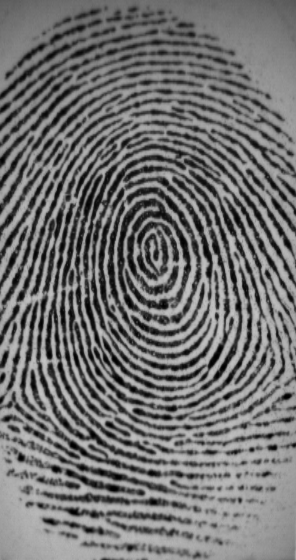
#> input picture database/permitted/101_1.tif, 296 x 560 px
$ python app.py   (older library calls are emulated)
#> lines starting #> are read from the running program, lines starting #| are printed output that depends on the picture; after the words box and inside, x2 and y2 are one past the last pixel; in counts of white or black regions, pixels touching at a corner belong together
#> the answer given: database/permitted/101_1.tif
#> in get_des, img is the input picture: shape (560, 296); min 0, max 197, mean 113.7
### enhance/ridge_segmentation.py
import numpy as np


def normalize(img, mean, std):
    normed = (img - np.mean(img)) / (np.std(img))
    return(normed)


def ridge_segment(im, blksze, thresh):

#> called with blksze = 16, thresh = 0.1
    rows, cols = im.shape
#> rows = 560; cols = 296

    # normalize to get zero mean and unit standard deviation
    im = normalize(im, 0, 1)

    new_rows = int(blksze * np.ceil((float(rows)) / (float(blksze))))
#> new_rows = 560
    new_cols = int(blksze * np.ceil((float(cols)) / (float(blksze))))
#> new_cols = 304

    padded_img = np.zeros((new_rows, new_cols))
    stddevim = np.zeros((new_rows, new_cols))

    padded_img[0:rows][:, 0:cols] = im

    for i in range(0, new_rows, blksze):
        for j in range(0, new_cols, blksze):
            block = padded_img[i:i + blksze][:, j:j + blksze]

            stddevim[i:i + blksze][:, j:j + \
                blksze] = np.std(block) * np.ones(block.shape)
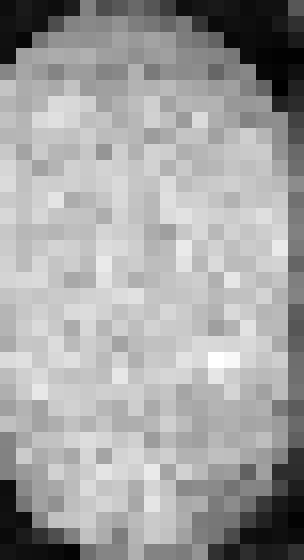
#> stddevim: shape (560, 304) float64; min 0.0705, max 1.37, mean 0.9; drawn with min black and max white

    stddevim = stddevim[0:rows][:, 0:cols]
#> stddevim: shape (560, 296) float64

    mask = stddevim > thresh
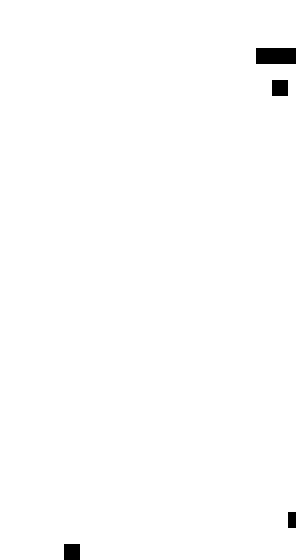
#> mask: shape (560, 296) bool; 99.2% white; 4 black regions, box (x1, y1, x2, y2) and area: (256, 48, 296, 64) 640, (272, 80, 288, 96) 256, (64, 544, 80, 560) 256, (288, 512, 296, 528) 128

    mean_val = np.mean(im[mask])
#> mean_val = -0.00367

    std_val = np.std(im[mask])
#> std_val = 1

    normim = (im - mean_val) / (std_val)

    return(normim, mask)

### enhance/ridge_orientation.py
import numpy as np
import cv2
from scipy import ndimage
from scipy import signal


def ridge_orient(im, gradientsigma, blocksigma, orientsmoothsigma):
#> called with gradientsigma = 1, blocksigma = 7, orientsmoothsigma = 7
    rows, cols = im.shape
#> rows = 560; cols = 296
    # Calculate image gradients.
    sze = np.fix(6 * gradientsigma)
    if np.remainder(sze, 2) == 0:
        sze = sze + 1

    gauss = cv2.getGaussianKernel(int(sze), gradientsigma)
    f = gauss * gauss.T

    fy, fx = np.gradient(f)  # Gradient of Gaussian

    #Gx = ndimage.convolve(np.double(im),fx);
    #Gy = ndimage.convolve(np.double(im),fy);

    Gx = signal.convolve2d(im, fx, mode='same')
    Gy = signal.convolve2d(im, fy, mode='same')

    Gxx = np.power(Gx, 2)
    Gyy = np.power(Gy, 2)
    Gxy = Gx * Gy

    # Now smooth the covariance data to perform a weighted summation of the
    # data.

    sze = np.fix(6 * blocksigma)

    gauss = cv2.getGaussianKernel(int(sze), blocksigma)
    f = gauss * gauss.T

    Gxx = ndimage.convolve(Gxx, f)
    Gyy = ndimage.convolve(Gyy, f)
    Gxy = 2 * ndimage.convolve(Gxy, f)

    # Analytic solution of principal direction
    denom = np.sqrt(np.power(Gxy, 2) + np.power((Gxx - Gyy), 2)
                    ) + np.finfo(float).eps

    sin2theta = Gxy / denom            # Sine and cosine of doubled angles
    cos2theta = (Gxx - Gyy) / denom

    if orientsmoothsigma:
        sze = np.fix(6 * orientsmoothsigma)
        if np.remainder(sze, 2) == 0:
            sze = sze + 1
        gauss = cv2.getGaussianKernel(int(sze), orientsmoothsigma)
        f = gauss * gauss.T
        cos2theta = ndimage.convolve(
            cos2theta, f)  # Smoothed sine and cosine of
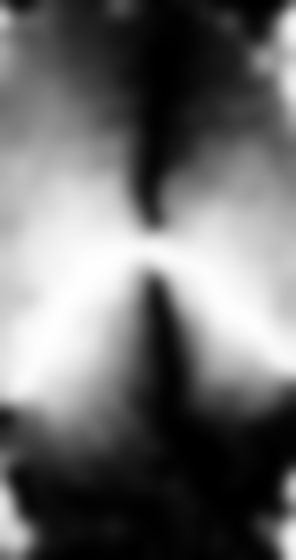
#> cos2theta: shape (560, 296) float64; min -0.999, max 0.995, mean -0.152; drawn with min black and max white
        sin2theta = ndimage.convolve(sin2theta, f)  # doubled angles
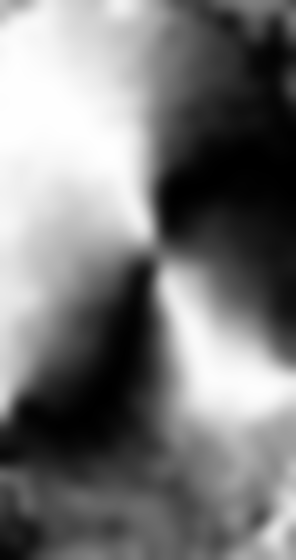
#> sin2theta: shape (560, 296) float64; min -0.997, max 0.999, mean -0.0454; drawn with min black and max white

    orientim = np.pi / 2 + np.arctan2(sin2theta, cos2theta) / 2
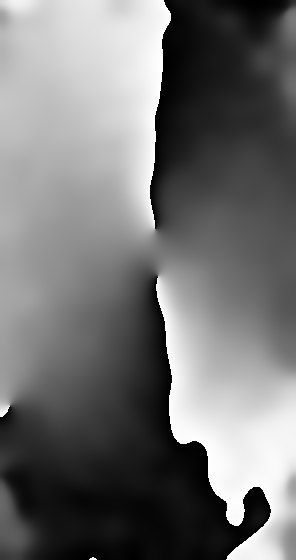
#> orientim: shape (560, 296) float64; min 1.59e-05, max 3.14, mean 1.41; drawn with min black and max white
    return(orientim)

### enhance/ridge_frequency.py
import numpy as np
#import math
#import scipy.ndimage
from .frequency import frequency


def ridge_freq(
        im,
        mask,
        orient,
        blksze,
        windsze,
        minWaveLength,
        maxWaveLength):
#> called with blksze = 38, windsze = 5, minWaveLength = 5, maxWaveLength = 15
    rows, cols = im.shape
#> rows = 560; cols = 296
    freq = np.zeros((rows, cols))

    for r in range(0, rows - blksze, blksze):
        for c in range(0, cols - blksze, blksze):
            blkim = im[r:r + blksze][:, c:c + blksze]
            blkor = orient[r:r + blksze][:, c:c + blksze]

            freq[r:r + blksze][:,
                               c:c + blksze] = frequency(blkim,
                                                        blkor,
                                                        windsze,
                                                        minWaveLength,
                                                        maxWaveLength)
#> this loop made 14 passes
#> pass 1, in frequency (call 3), `rotim = rotim[offset:offset + cropsze][:, offset:offset + cropsze]`:
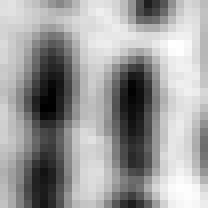
#> rotim: shape (26, 26) float64 (shown 8 times larger); min -1.86, max 0.876, mean -0.178; drawn with min black and max white
#> after the loop:
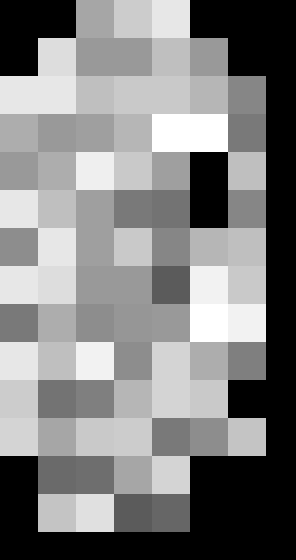
#> freq: shape (560, 296) float64; min 0, max 0.2, mean 0.101; drawn with min black and max white

    freq = freq * mask
    freq_1d = np.reshape(freq, (1, rows * cols))
    ind = np.where(freq_1d > 0)

    ind = np.array(ind)
    ind = ind[1, :]

    non_zero_elems_in_freq = freq_1d[0][ind]

    meanfreq = np.mean(non_zero_elems_in_freq)
    # does not work properly
    medianfreq = np.median(non_zero_elems_in_freq)
    return(freq, meanfreq)

### enhance/frequency.py
import numpy as np
import math
import scipy.ndimage
#import cv2


def frequency(im, orientim, windsze, minWaveLength, maxWaveLength):
    rows, cols = np.shape(im)

    # Find mean orientation within the block. This is done by averaging the
    # sines and cosines of the doubled angles before reconstructing the
    # angle again.  This avoids wraparound problems at the origin.

    cosorient = np.mean(np.cos(2 * orientim))
    sinorient = np.mean(np.sin(2 * orientim))
    orient = math.atan2(sinorient, cosorient) / 2

    # Rotate the image block so that the ridges are vertical

    #ROT_mat = cv2.getRotationMatrix2D((cols/2,rows/2),orient/np.pi*180 + 90,1)
    #rotim = cv2.warpAffine(im,ROT_mat,(cols,rows))
    rotim = scipy.ndimage.rotate(
        im,
        orient / np.pi * 180 + 90,
        axes=(
            1,
            0),
        reshape=False,
        order=3,
        mode='nearest')

    # Now crop the image so that the rotated image does not contain any
    # invalid regions.  This prevents the projection down the columns
    # from being mucked up.

    cropsze = int(np.fix(rows / np.sqrt(2)))
    offset = int(np.fix((rows - cropsze) / 2))
    rotim = rotim[offset:offset + cropsze][:, offset:offset + cropsze]

    # Sum down the columns to get a projection of the grey values down
    # the ridges.

    proj = np.sum(rotim, axis=0)
    dilation = scipy.ndimage.grey_dilation(
        proj, windsze, structure=np.ones(windsze))

    temp = np.abs(dilation - proj)

    peak_thresh = 2

    maxpts = (temp < peak_thresh) & (proj > np.mean(proj))
    maxind = np.where(maxpts)

    rows_maxind, cols_maxind = np.shape(maxind)

    # Determine the spatial frequency of the ridges by divinding the
    # distance between the 1st and last peaks by the (No of peaks-1). If no
    # peaks are detected, or the wavelength is outside the allowed bounds,
    # the frequency image is set to 0

    if(cols_maxind < 2):
        freqim = np.zeros(im.shape)
    else:
        NoOfPeaks = cols_maxind
        waveLength = (maxind[0][cols_maxind - 1] -
                      maxind[0][0]) / (NoOfPeaks - 1)
        if waveLength >= minWaveLength and waveLength <= maxWaveLength:
            freqim = 1 / np.double(waveLength) * np.ones(im.shape)
        else:
            freqim = np.zeros(im.shape)

    return(freqim)

### enhance/image_enhance.py
from .ridge_segmentation import ridge_segment
from .ridge_orientation import ridge_orient
from .ridge_frequency import ridge_freq
from .ridge_filter import ridge_filter


def image_enhance(img):
    blksze = 16
    thresh = 0.1
    # normalise the image and find a ROI
    normim, mask = ridge_segment(img, blksze, thresh)

    gradientsigma = 1
    blocksigma = 7
    orientsmoothsigma = 7
    # find orientation of every pixel
    orientim = ridge_orient(
        normim,
        gradientsigma,
        blocksigma,
        orientsmoothsigma)

    blksze = 38
    windsze = 5
    minWaveLength = 5
    maxWaveLength = 15
    # find the overall frequency of ridges
    freq, medfreq = ridge_freq(
        normim, mask, orientim, blksze, windsze, minWaveLength, maxWaveLength)

    freq = medfreq * mask
    kx = 0.65
    ky = 0.65
    # create gabor filter and do the actual filtering
    newim = ridge_filter(normim, orientim, freq, kx, ky)

    #th, bin_im = cv2.threshold(np.uint8(newim),0,255,cv2.THRESH_BINARY);
    return(newim < -3)

### enhance/ridge_filter.py
import numpy as np
import scipy


def ridge_filter(im, orient, freq, kx, ky):
    angleInc = 3
    im = im.astype(float)
    rows, cols = im.shape
    newim = np.zeros((rows, cols))

    freq_1d = np.reshape(freq, (1, rows * cols))
    ind = np.where(freq_1d > 0)

    ind = np.array(ind)
    ind = ind[1, :]

    # Round the array of frequencies to the nearest 0.01 to reduce the
    # number of distinct frequencies we have to deal with.

    non_zero_elems_in_freq = freq_1d[0][ind]
    non_zero_elems_in_freq = np.double(
        np.round((non_zero_elems_in_freq * 100))) / 100

    unfreq = np.unique(non_zero_elems_in_freq)

    # Generate filters corresponding to these distinct frequencies and
    # orientations in 'angleInc' increments.

    sigmax = 1 / unfreq[0] * kx
    sigmay = 1 / unfreq[0] * ky

    sze = np.round(3 * np.max([sigmax, sigmay]))

    x = np.linspace(-int(sze), int(sze), (2 * int(sze) + 1))
    y = np.linspace(-int(sze), int(sze), (2 * int(sze) + 1))
    X, Y = np.meshgrid(x, y)

    reffilter = np.exp(-(((np.power(x, 2)) / (sigmax * sigmax) + (np.power(y, 2)) / (sigmay * sigmay)))
                       ) * np.cos(2 * np.pi * unfreq[0] * x)  # this is the original gabor filter

#> (the run stopped early here; a loop or call above may not have finished)
